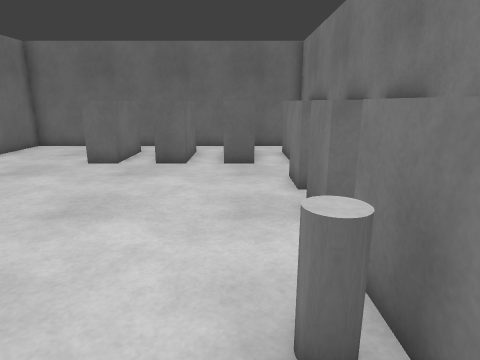
View 1 (above)

14 first-person views from a walk through a Gazebo world. The camera is 1.2 m above the floor, tilts 14° down and sees 75° across. The floor is counted in squares, 0.5 m on a side. Each view is taken from the middle of a square. On the plan, view 1 faces up. The plan holds only what a view shows up to about 19 squares ahead; the rest is blank.

View 2
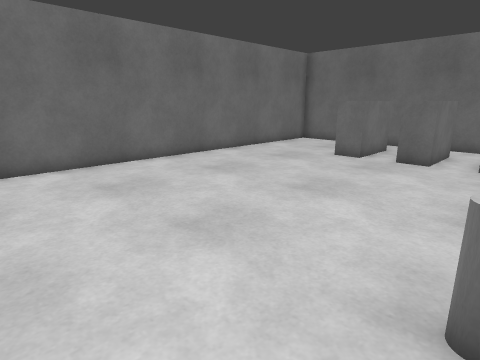

View 3
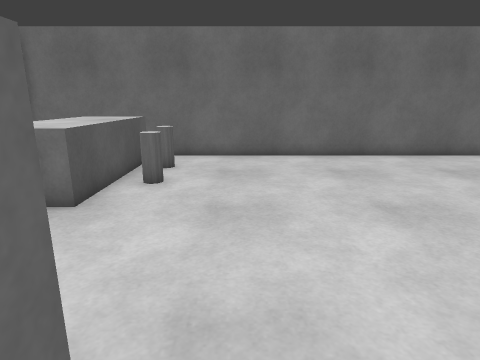

View 4
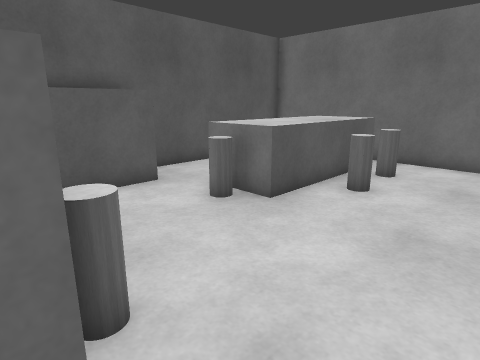

View 5
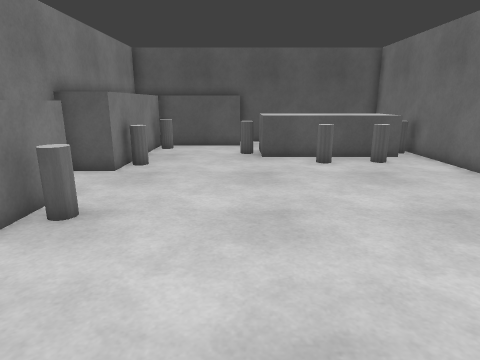

View 6
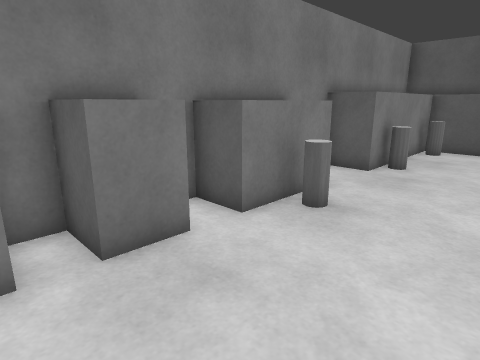

View 7
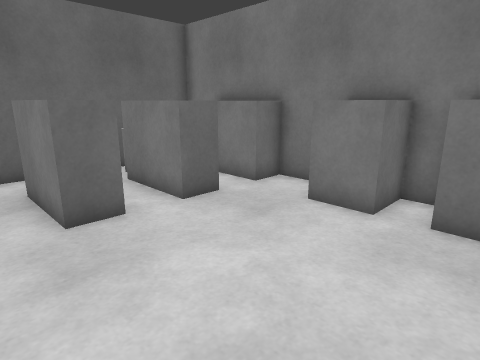

View 8
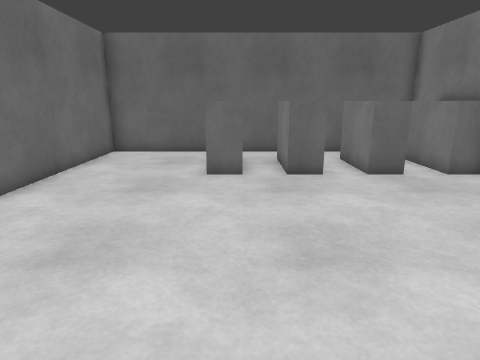

View 9
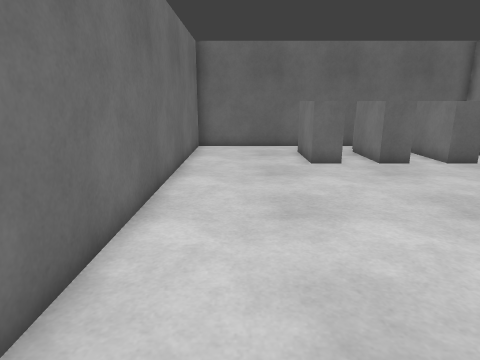

View 10
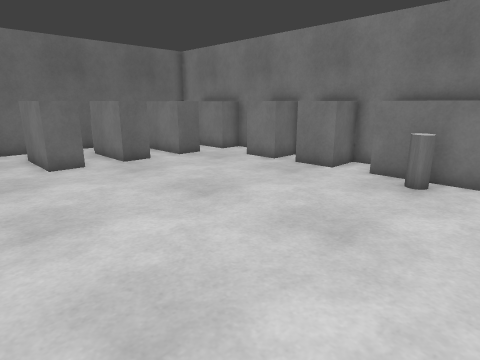

View 11
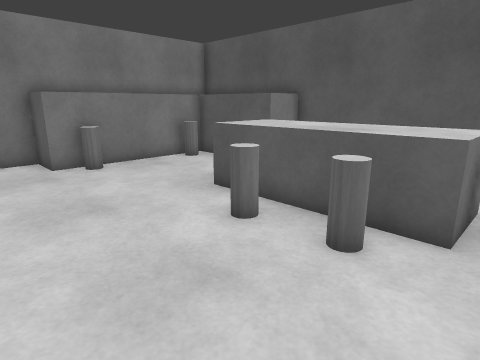

View 12
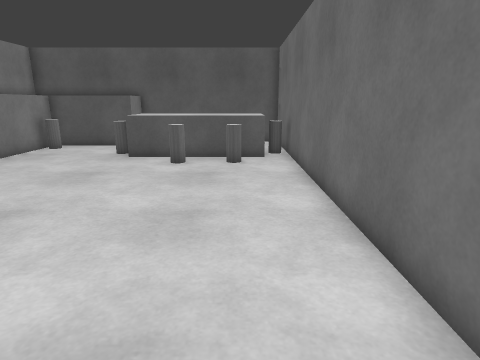

View 13
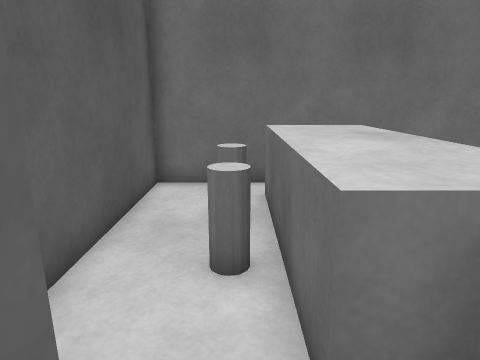

View 14
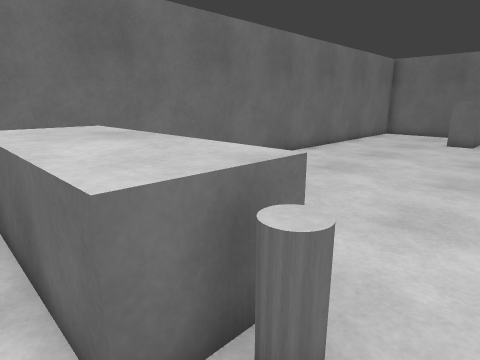

### Floor plan
Points are (right, up) in squares from view 1. A wall is a line through its corners. A room is listed if a view was taken in it or the views show most of it. See-through windows are left out.
Room 1 (views 1, 2, 3, 4, 5, 6, 7, 8, 9, 10, 11, 12, 13, 14)
walls: (1.6, 0.6) (1.6, 4.3) (3.4, 4.3); (3.4, 5.7) (1.6, 5.7) (1.6, 7.4) (3.4, 7.4); (3.4, 8.5) (1.6, 8.5) (1.6, 10.2); (0.6, 12.4) (-0.6, 12.4) (-0.6, 15.5); (-4.9, 15.5) (-4.9, 12.4) (-6.1, 12.4) (-6.1, 15.5); (-2.2, 15.5) (-2.2, 12.4) (-3.4, 12.4) (-3.4, 15.5); (3.4, 12.4) (2.1, 12.4) (2.1, 15.5); (3.3, -4) (3.3, 17.5) (-11.3, 17.5) (-11.3, -6); (-3, -8.7) (1.5, -8.7) (1.5, -2) (3.4, -2)
low walls: (-10.1, -4.9) (-4, -4.9) (-4, -7.3)
ways out: opening at (-4, -8) to room 2
Room 2 (no view inside)
walls: (-11.3, -6) (-11.3, -10.5) (-0.9, -10.5); (-3, -10.6) (-3, -8.7)
low walls: (-4, -7.3) (-10.1, -7.3) (-10.1, -4.9)
ways out: opening at (-4, -8) to room 1

Where each view was taken, in squares from view 1:
view 1: 0 up, 0 right, facing up
view 2: 1 down, 1 right, facing up-left
view 3: 1 down, 3 right, facing left
view 4: 0 up, 2 right, facing down-left
view 5: 9 up, 3 left, facing down
view 6: 9 up, 3 left, facing down-right
view 7: 6 up, 5 left, facing up-right
view 8: 2 up, 5 left, facing up
view 9: 0 up, 9 left, facing up
view 10: 0 up, 9 left, facing up-right
view 11: 1 up, 11 left, facing down-right
view 12: 9 up, 9 left, facing down
view 13: 8 down, 2 left, facing left
view 14: 8 down, 2 left, facing up-left
